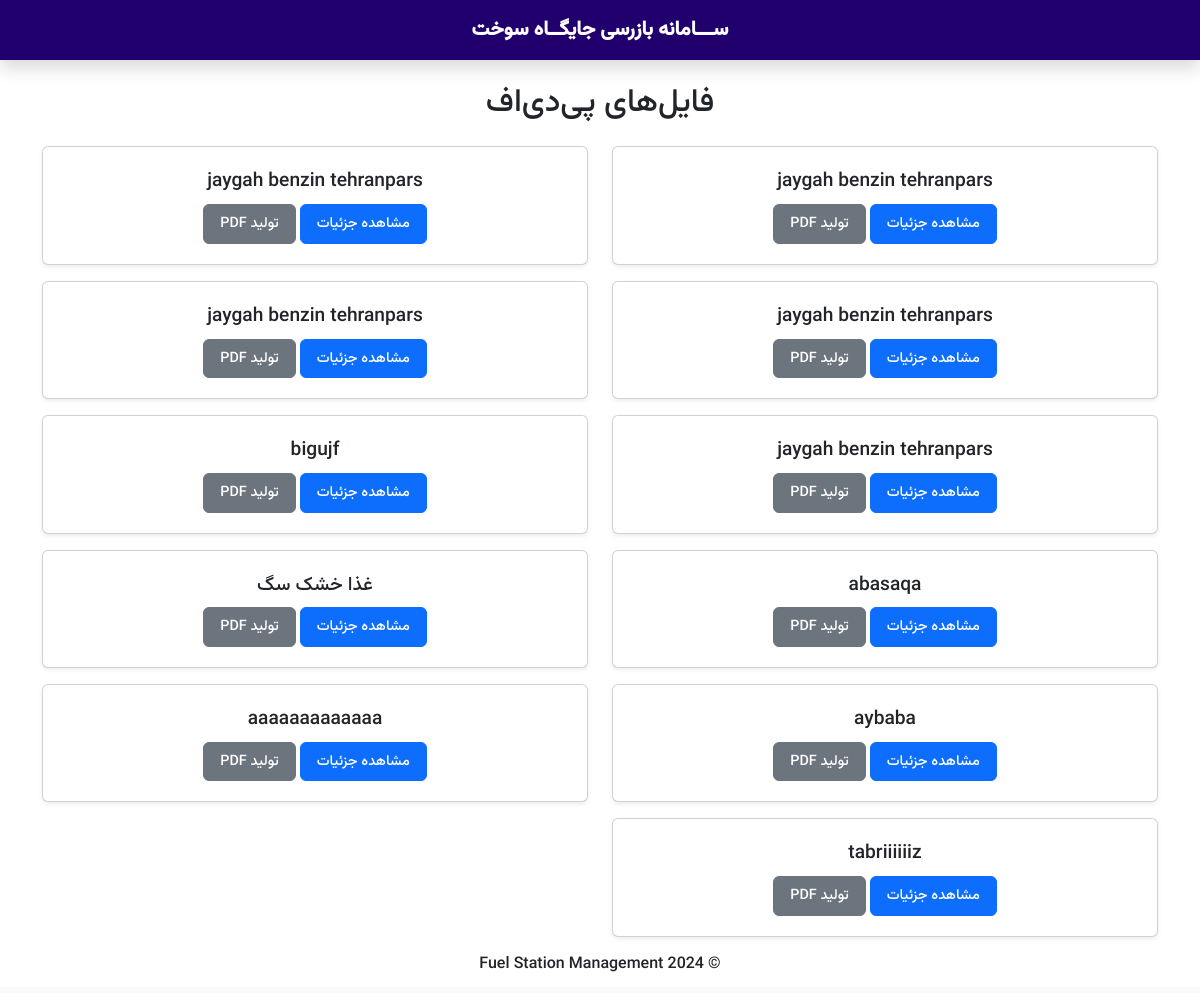
The page / on the database its author committed.
### stations/models.py (models this page shows, shortened)
class FuelStation(models.Model):
    name = models.CharField(max_length=255) # اسم جایگاه
    gasoline_tanks = models.PositiveIntegerField(default=0, null=True, blank=True) # تعداد مخزن های بنزین
    gasoline_nozzles = models.PositiveIntegerField(default=0, null=True, blank=True) # تعداد نازل های بنزین
    gas_tanks = models.PositiveIntegerField(default=0) # تعداد مخازن گاز
    gas_nozzles = models.PositiveIntegerField(default=0, null=True, blank=True)  # تعداد نازل های گاز
    control_period = models.CharField(max_length=50, choices=[('start', 'ابتدا دوره'), ('end', 'انتهای دوره')])  # انتخاب دوره
    product_type = models.CharField(max_length=50, choices=[('gasoline', 'بنزین'), ('diesel', 'نفتگاز'), ('both', 'هر دو')])  # انتخاب محصول
    gasoline_initial_stock = models.PositiveIntegerField(null=True, blank=True) # موجودی اول دوره بنزین
    gasoline_received = models.PositiveIntegerField(null=True, blank=True)   # مقدار رسیده دوره بنزین
    gasoline_tank1_stock = models.PositiveIntegerField(null=True, blank=True) # موجودی مخزن شماره ۱ بنزین
    gasoline_tank2_stock = models.PositiveIntegerField(null=True, blank=True) # موجودی مخزن شماره ۲ بنزین
    gasoline_electronic_sales = models.PositiveIntegerField(null=True, blank=True) # مقدار فروش الکترونیکی بنزین
    gasoline_final_stock = models.FloatField(null=True, blank=True)   # موجودی انتهای دوره بنزین
    gas_initial_stock = models.PositiveIntegerField(null=True, blank=True) # موجودی اول دوره گاز
    gas_received = models.PositiveIntegerField(null=True, blank=True)   # مقدار رسیده دوره گاز
    gas_tank1_stock = models.PositiveIntegerField(null=True, blank=True) # موجودی مخزن شماره ۱ گاز
    gas_tank2_stock = models.PositiveIntegerField(null=True, blank=True) # موجودی مخزن شماره ۲ گاز
    diesel_electronic_sales = models.PositiveIntegerField(null=True, blank=True)  # مقدار فروش الکترونیکی گاز
    gas_final_stock = models.FloatField(null=True, blank=True) # موجودی انتهای دوره گاز

### stations/views.py (the view)
# urls.py: path('', station_list, name='station_list'),
def station_list(request):
    stations = FuelStation.objects.all()
    return render(request, 'station_list.html', {'stations': stations})

### stations/templates/station_list.html (shortened to what this page needs)
{% extends "base.html" %}
{% block body %}
<div class="container mt-4">
    <h2 class="text-center mb-4">فایل‌های پی‌دی‌اف</h2>
    <div class="row">
        {% for station in stations %}
        <div class="col-md-6 mb-3">
            <div class="card shadow-sm">
                <div class="card-body text-center">
                    <p class="card-title ">{{ station.name }}</p>
                    <a href="{% url 'station_detail' station.id %}" class="btn btn-primary btn-custom">مشاهده جزئیات</a>
                    <a href="{% url 'generate_pdf' station.id %}" class="btn btn-secondary btn-custom">تولید PDF</a>
                </div>
            </div>
        </div>
        {% endfor %}
    </div>
</div>
{% endblock %}

### static/css/styles.css (style rules this page uses)
body { background-color: #fff; font-family: "Vazir"; }
a { text-decoration: none; }

### stations/templates/base.html (style rules this page uses)
body { background-color: #fff; }

### stations/templates/station_list.html (style rules this page uses)
.card-title { font-size: 1.2rem; margin-bottom: 0.5rem; }
.card-body { padding: 1.25rem; }
.btn-custom { font-size: 0.9rem; padding: 0.5rem 1rem; }

### rows shown on the page
FuelStation: name "jaygah benzin tehranpars"
FuelStation: name "jaygah benzin tehranpars"
FuelStation: name "jaygah benzin tehranpars"
FuelStation: name "jaygah benzin tehranpars"
FuelStation: name "jaygah benzin tehranpars"
FuelStation: name "bigujf"
FuelStation: name "abasaqa"
FuelStation: name "غذا خشک سگ"
FuelStation: name "aybaba"
FuelStation: name "aaaaaaaaaaaaa"
FuelStation: name "tabriiiiiiz"
